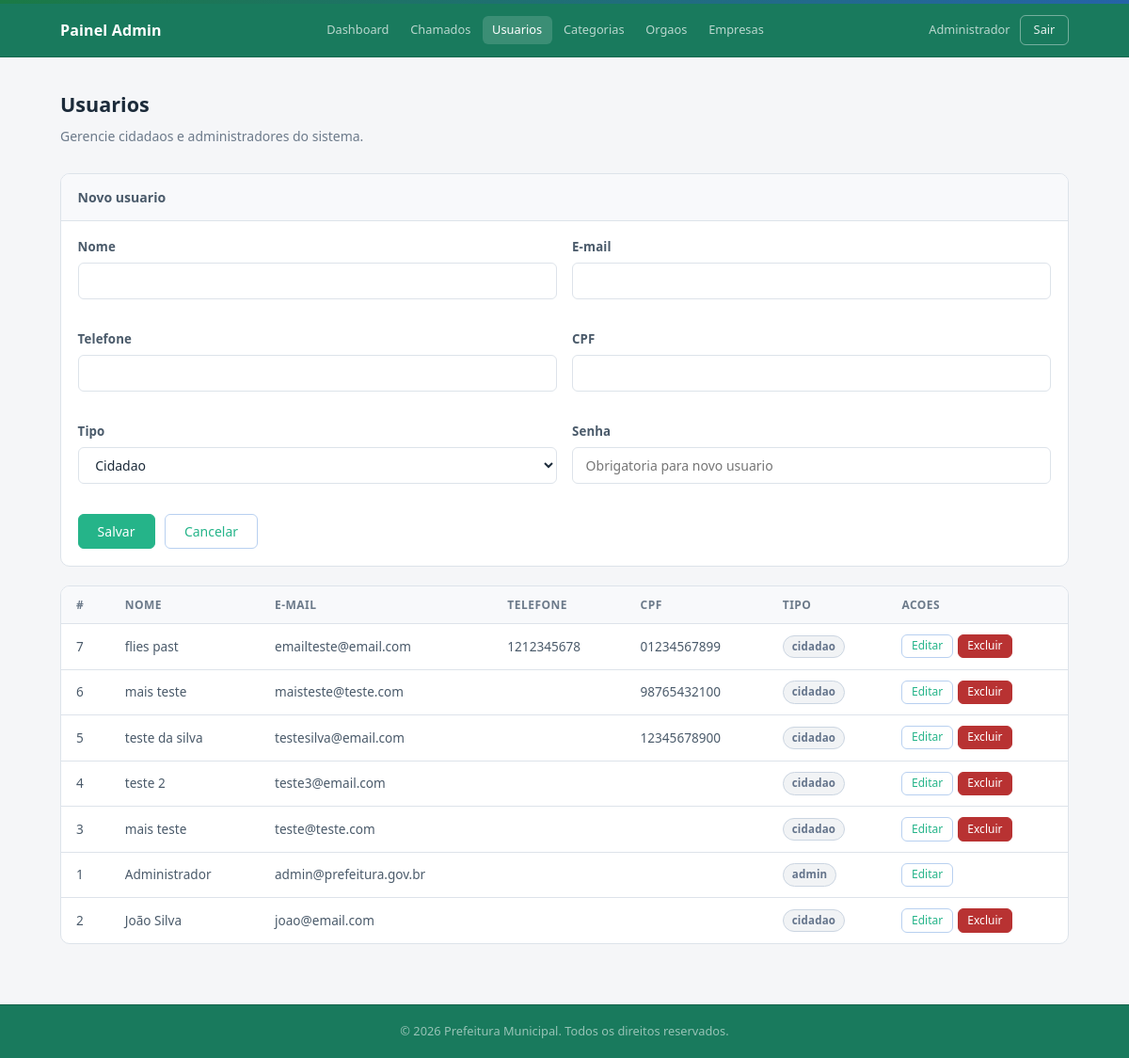
The page /admin/usuarios (signed in) on the database as committed earlier.
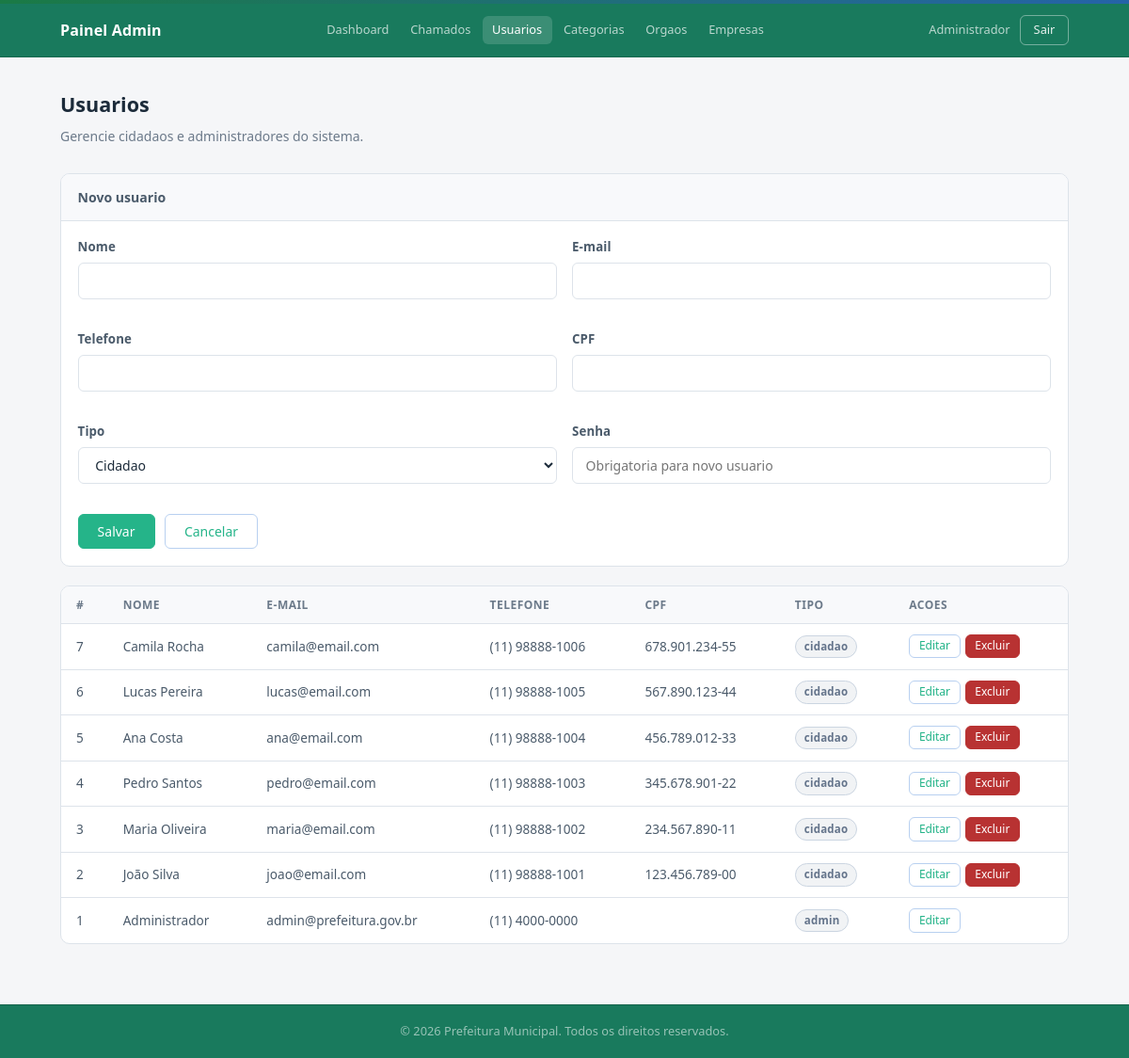
The same page on the database as committed later.
### tables this page shows
CREATE TABLE `usuarios` (
  `id` int(11) NOT NULL,
  `nome` varchar(100) NOT NULL,
  `email` varchar(150) DEFAULT NULL,
  `telefone` varchar(20) DEFAULT NULL,
  `cpf` varchar(14) DEFAULT NULL,
  `senha` varchar(255) NOT NULL,
  `tipo` enum('cidadao','admin') NOT NULL DEFAULT 'cidadao',
  `criado_em` datetime DEFAULT current_timestamp()
);

### app/controllers/AdminController.php (called while the page is built, shortened)
<?php
require_once __DIR__ . '/../models/Usuario.php';
class AdminController {
    public function usuarios(): void {
        $usuarioModel = new Usuario();
        $usuarios = $usuarioModel->listarTodos();
        require __DIR__ . '/../views/admin/usuarios.php';
    }
}

### config/database.php (called while the page is built, shortened)
<?php
class Database {
    private static ?PDO $instance = null;
    public static function getConnection(): PDO {
        if (self::$instance === null) {
            $dsn = "mysql:host=" . DB_HOST . ";dbname=" . DB_NAME . ";charset=" . DB_CHARSET;
            $options = [
                PDO::ATTR_ERRMODE            => PDO::ERRMODE_EXCEPTION,
                PDO::ATTR_DEFAULT_FETCH_MODE => PDO::FETCH_ASSOC,
                PDO::ATTR_EMULATE_PREPARES   => false,
            ];
            try {
                self::$instance = new PDO($dsn, DB_USER, DB_PASS, $options);
            } catch (PDOException $e) {
                http_response_code(500);
                die(json_encode(['error' => 'Erro de conexão com o banco de dados.']));
            }
        }
        return self::$instance;
    }
}

### app/models/Usuario.php (called while the page is built, shortened)
<?php
require_once __DIR__ . '/../../config/database.php';
class Usuario {
    private PDO $db;
    public function __construct() {
        $this->db = Database::getConnection();
    }
    public function listarTodos(): array {
        $stmt = $this->db->query(
            "SELECT id, nome, email, telefone, cpf, tipo, criado_em FROM usuarios ORDER BY criado_em DESC"
        );
        return $stmt->fetchAll();
    }
}

### app/views/admin/usuarios.php (the view, shortened to what the changed rows need)
<?php
require __DIR__ . '/../shared/header.php';
?>
<main class="admin-main">
    <div class="container">
        <div class="page-header">
            <h2>Usuarios</h2>
        </div>
        <div class="table-wrapper">
            <table class="table table-hoverable">
                <thead>
                    <tr>
                        <th>#</th>
                        <th>Nome</th>
                        <th>E-mail</th>
                        <th>Telefone</th>
                        <th>CPF</th>
                        <th>Tipo</th>
                        <th>Acoes</th>
                    </tr>
                </thead>
                <tbody>
                    <?php foreach ($usuarios as $usuario): ?>
                        <tr>
                            <td class="text-muted"><?= $usuario['id'] ?></td>
                            <td><?= htmlspecialchars($usuario['nome']) ?></td>
                            <td><?= htmlspecialchars($usuario['email'] ?? '') ?></td>
                            <td><?= htmlspecialchars($usuario['telefone'] ?? '') ?></td>
                            <td><?= htmlspecialchars($usuario['cpf'] ?? '') ?></td>
                            <td><span class="badge badge-neutral"><?= htmlspecialchars($usuario['tipo']) ?></span></td>
                            <td>
                                <div class="table-actions">
                                    <button class="btn btn-outline btn-xs" onclick='editar(<?= json_encode($usuario, JSON_HEX_APOS | JSON_HEX_QUOT) ?>)'>Editar</button>
                                    <?php if ((int)$usuario['id'] !== (int)$_SESSION['usuario_id']): ?>
                                        <button class="btn btn-danger btn-xs" onclick="excluir(<?= $usuario['id'] ?>)">Excluir</button>
                                    <?php endif; ?>
                                </div>
                            </td>
                        </tr>
                    <?php endforeach; ?>
                </tbody>
            </table>
        </div>
    </div>
</main>
<?php require __DIR__ . '/../shared/footer.php'; ?>

Rows that differ between the two databases and show on the page:
changed usuarios id 7: nome "flies past" → "Camila Rocha"; email "emailteste@email.com" → "camila@email.com"; telefone "1212345678" → "(11) 98888-1006"; cpf "01234567899" → "678.901.234-55"
changed usuarios id 6: nome "mais teste" → "Lucas Pereira"; email "maisteste@teste.com" → "lucas@email.com"; telefone (not shown) → "(11) 98888-1005"; cpf "98765432100" → "567.890.123-44"
changed usuarios id 5: nome "teste da silva" → "Ana Costa"; email "testesilva@email.com" → "ana@email.com"; telefone (not shown) → "(11) 98888-1004"; cpf "12345678900" → "456.789.012-33"
changed usuarios id 4: nome "teste 2" → "Pedro Santos"; email "teste3@email.com" → "pedro@email.com"; telefone (not shown) → "(11) 98888-1003"; cpf (not shown) → "345.678.901-22"
changed usuarios id 3: nome "mais teste" → "Maria Oliveira"; email "teste@teste.com" → "maria@email.com"; telefone (not shown) → "(11) 98888-1002"; cpf (not shown) → "234.567.890-11"
changed usuarios "João Silva": telefone (not shown) → "(11) 98888-1001"; cpf (not shown) → "123.456.789-00"; moves up the list
changed usuarios "Administrador": telefone (not shown) → "(11) 4000-0000"
